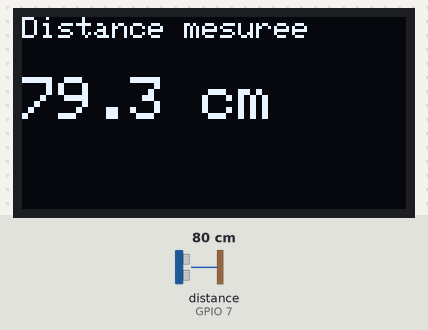
Bench run of a sketch on a simulated ESP32-C3. Parts: 128×64 one-colour display. Wiring (inferred from the names in the program): ultrasonic range finder: trigger GPIO 6; echo GPIO 7. The test bench sets the inputs (shaded band); at power-on: distance to the obstacle (sensor on GPIO 7) 80 cm. The echo pulse lasts 58.3 µs per cm.

Above: at 3.2 s.
3.3 s: distance to the obstacle (sensor on GPIO 7) set to 2 cm
At 4.6 s:
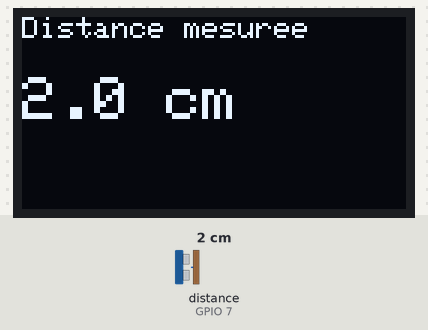
4.9 s: distance to the obstacle (sensor on GPIO 7) set to 4 cm
At 5.8 s:
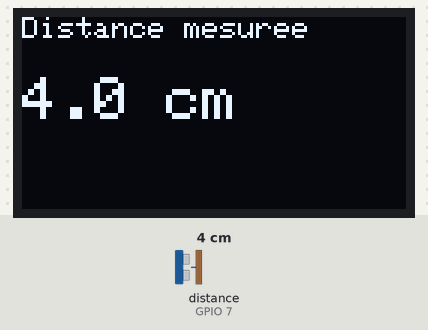
6.5 s: distance to the obstacle (sensor on GPIO 7) set to 9 cm
At 7.0 s:
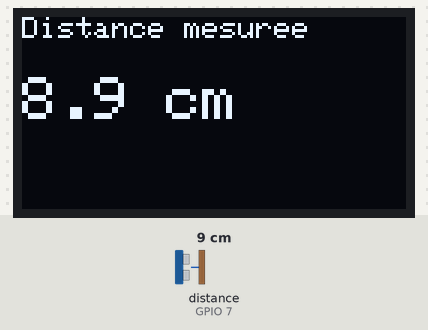
Timing chart, 0 to 9.5 s (numbered marks = the images above; inputs shaded):
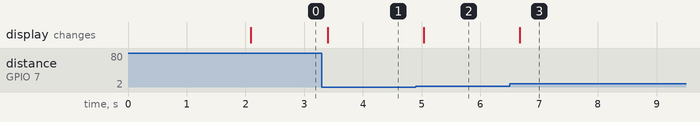

The sketch:

Mesuring_tape.ino
```cpp
/******************************************************
 * ESP32-C3 SUPER MINI — ULTRASON + MINI OLED
 * Mesure de distance (max 4 m) et affichage sur écran OLED
 *
 * Capteur ultrason : HC-SR04
 * Écran : OLED SSD1306 (I2C)
 ******************************************************/

#include <Wire.h>
#include <Adafruit_GFX.h>
#include <Adafruit_SSD1306.h>

/* ───────────── CONFIGURATION OLED ───────────── */
#define SCREEN_WIDTH 128
#define SCREEN_HEIGHT 64
#define OLED_RESET -1
#define OLED_ADDRESS 0x3C

Adafruit_SSD1306 display(SCREEN_WIDTH, SCREEN_HEIGHT, &Wire, OLED_RESET);

/* ───────────── CONFIGURATION ULTRASON ───────────── */
#define TRIG_PIN 6
#define ECHO_PIN 7
#define MAX_DISTANCE_CM 400  // Portée max : 4 mètres

long duration;
float distanceCm;

void setup() {
  pinMode(TRIG_PIN, OUTPUT);
  pinMode(ECHO_PIN, INPUT);

  Wire.begin();

  if (!display.begin(SSD1306_SWITCHCAPVCC, OLED_ADDRESS)) {
    while (true); // OLED non détecté
  }

  display.clearDisplay();
  display.setTextSize(1);
  display.setTextColor(SSD1306_WHITE);
  display.setCursor(0, 0);
  display.println("ESP32-C3");
  display.println("Ultrason + OLED");
  display.display();
  delay(2000);
}

void loop() {
  // Déclenchement ultrason
  digitalWrite(TRIG_PIN, LOW);
  delayMicroseconds(2);
  digitalWrite(TRIG_PIN, HIGH);
  delayMicroseconds(10);
  digitalWrite(TRIG_PIN, LOW);

  duration = pulseIn(ECHO_PIN, HIGH, 25000); // timeout ≈ 4m

  if (duration == 0) {
    distanceCm = MAX_DISTANCE_CM;
  } else {
    distanceCm = duration * 0.034 / 2;
  }

  if (distanceCm > MAX_DISTANCE_CM) {
    distanceCm = MAX_DISTANCE_CM;
  }

  // Affichage OLED
  display.clearDisplay();
  display.setTextSize(1);
  display.setCursor(0, 0);
  display.println("Distance mesuree");

  display.setTextSize(2);
  display.setCursor(0, 20);
  display.print(distanceCm, 1);
  display.println(" cm");

  display.display();
  delay(300);
}
```

Measured:
- after the input at 3.3 s, the display: changes after 0.10 s (image 1)
- after the input at 4.9 s, the display: changes after 0.14 s (image 2)
- after the input at 6.5 s, the display: changes after 0.17 s (image 3)
